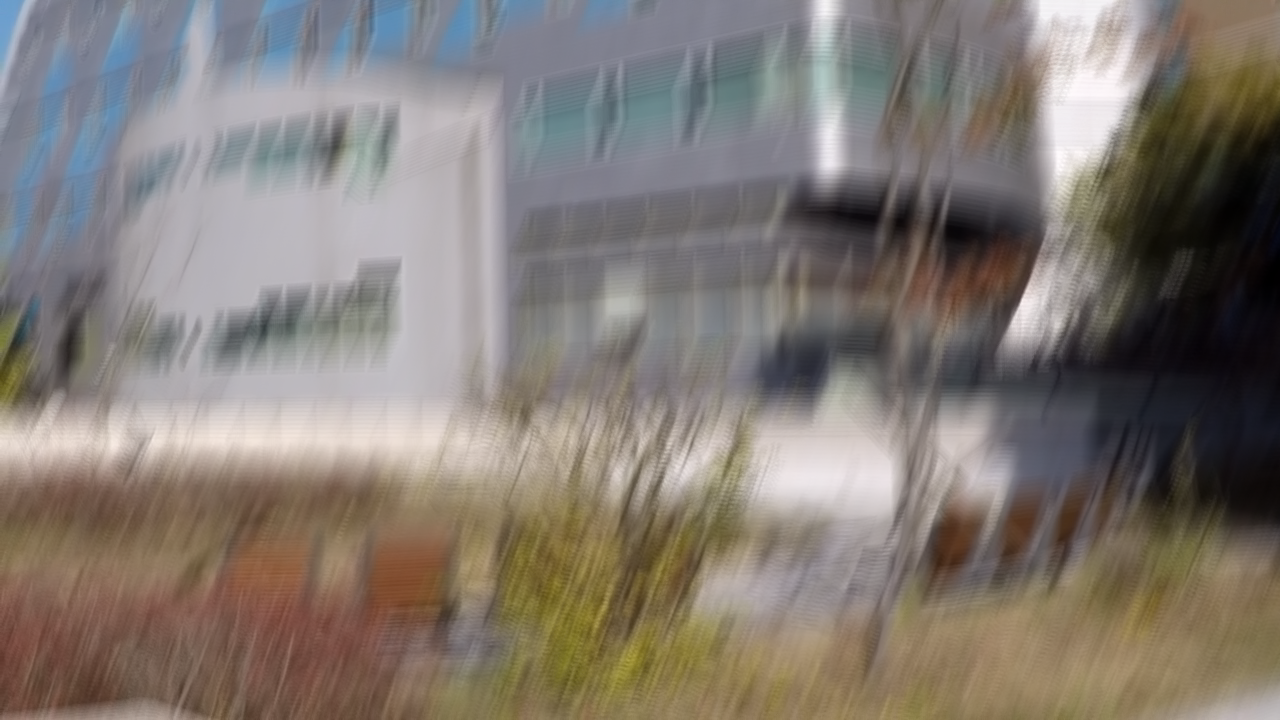
#> input picture examples/gopro/input/GOPR0869_11_00-000034.png, 1280 x 720 px
$ python find_demo_sources.py --source ../examples/gopro/input --query ../examples/gopro/input/GOPR0869_11_00-000034.png
#> lines starting #> are read from the running program, lines starting #| are printed output that depends on the picture; long printed decimals are rounded
"""Find full-resolution source images matching lower-resolution demo frames.

The comparison is deliberately coarse and compression-tolerant: every image is
converted to RGB and reduced to the same small thumbnail before mean-squared
pixel and edge errors are measured. Exact source frames remain strong matches
after GIF quantization or JPEG compression.
"""

import argparse
import heapq
import io
import os

import numpy as np
from PIL import Image


IMAGE_EXTENSIONS = {'.bmp', '.jpeg', '.jpg', '.png', '.ppm', '.tif', '.tiff', '.webp'}


def load_thumbnail(path, size):
#> called with size = (80, 45)
    with Image.open(path) as image:
#> image is the input picture: PIL image 1280x720 RGB; mean R, G, B 129.7, 121.8, 114.7
        image = image.convert('RGB').resize(size, Image.Resampling.LANCZOS)
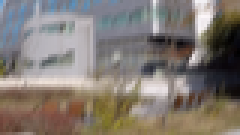
#> image: PIL image 80x45 RGB (shown 3 times larger); mean R, G, B 129.7, 121.7, 114.7
        return np.asarray(image, dtype=np.float32) / 255.0


def thumbnail_from_bytes(data, size):
    with Image.open(io.BytesIO(data)) as image:
        image = image.convert('RGB').resize(size, Image.Resampling.LANCZOS)
        return np.asarray(image, dtype=np.float32) / 255.0


def edge_map(image):
    dx = image[:, 1:] - image[:, :-1]
    dy = image[1:] - image[:-1]
    return dx, dy


def score(candidate, query, query_edges):
    pixel_mse = float(np.mean((candidate - query) ** 2))
    candidate_edges = edge_map(candidate)
    edge_mse = 0.5 * (
        float(np.mean((candidate_edges[0] - query_edges[0]) ** 2))
        + float(np.mean((candidate_edges[1] - query_edges[1]) ** 2))
    )
    return pixel_mse + edge_mse, pixel_mse, edge_mse


def image_paths(root):
    for current_root, _, names in os.walk(root):
        for name in sorted(names):
            if os.path.splitext(name)[1].lower() in IMAGE_EXTENSIONS:
                yield os.path.join(current_root, name)


def candidates(source, size):
    if source.lower().endswith('.lmdb'):
        try:
            import lmdb
        except ImportError as exc:
            raise SystemExit('LMDB input needs `python -m pip install lmdb`') from exc
        env = lmdb.open(source, readonly=True, lock=False, readahead=False,
                        meminit=False)
        try:
            with env.begin(write=False) as transaction:
                for key, data in transaction.cursor():
                    try:
                        thumbnail = thumbnail_from_bytes(data, size)
                    except Exception as exc:
                        print(f'[warn] skipping LMDB key {key!r}: {exc}')
                        continue
                    yield key.decode('utf-8', errors='replace'), thumbnail
        finally:
            env.close()
        return

    for path in image_paths(source):
        try:
            yield path, load_thumbnail(path, size)
        except Exception as exc:
            print(f'[warn] skipping {path}: {exc}')


def main():
    parser = argparse.ArgumentParser()
    parser.add_argument('--source', required=True, help='directory of candidate images')
    parser.add_argument('--query', required=True, nargs='+', help='demo frames to match')
    parser.add_argument('--width', type=int, default=80, help='comparison thumbnail width')
    parser.add_argument('--height', type=int, default=45, help='comparison thumbnail height')
    parser.add_argument('--top', type=int, default=10, help='matches to print per query')
    args = parser.parse_args()

    size = (args.width, args.height)
    queries = {
        path: load_thumbnail(path, size)
        for path in args.query
    }
#> queries = 1 item
    query_edges = {path: edge_map(image) for path, image in queries.items()}
#> query_edges = 1 item
    best = {path: [] for path in queries}
#> best = 1 item

    count = 0
    for path, candidate in candidates(args.source, size):
        count += 1
#> count = 1
        for query_path, query in queries.items():
            values = score(candidate, query, query_edges[query_path])
            item = (-values[0], path, values)
            heap = best[query_path]
            if len(heap) < args.top:
                heapq.heappush(heap, item)
            elif item > heap[0]:
                heapq.heapreplace(heap, item)
#> this loop made 1 pass
#> (pixel_mse in score, edge_mse in score, values) on pass 1: (0, 0, (0, 0, 0))
#> pass 1, in edge_map (call 2), `dx = image[:, 1:] - image[:, :-1]`:
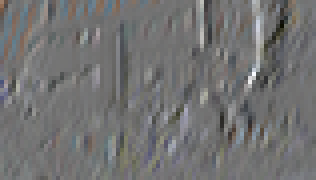
#> dx: shape (45, 79, 3) float32 (shown 4 times larger); mean of channels 0, 1, 2 -0.00325, -0.00325, -0.00345; drawn with min black and max white
#> pass 1, in edge_map (call 2), `dy = image[1:] - image[:-1]`:
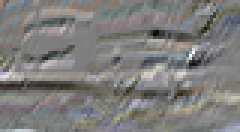
#> dy: shape (44, 80, 3) float32 (shown 3 times larger); mean of channels 0, 1, 2 0.000204, -0.00197, -0.0054; drawn with min black and max white
#> call 3 of load_thumbnail, with size = (80, 45)
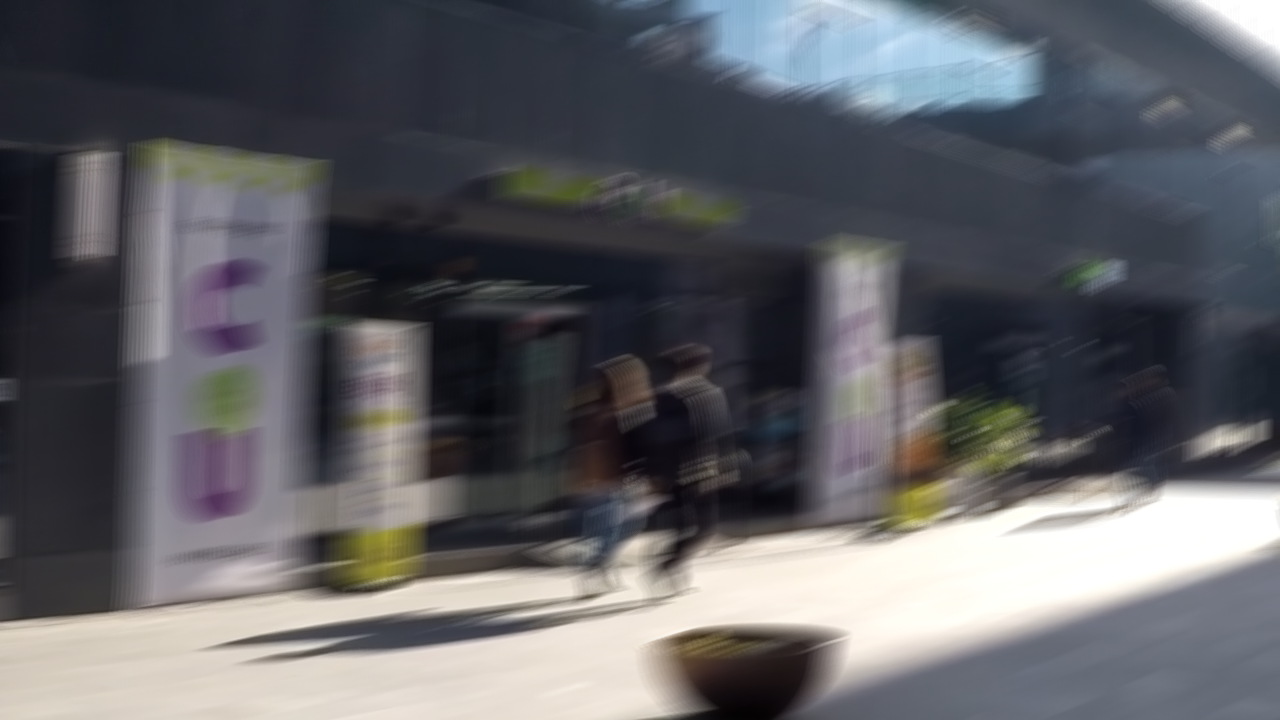
#> input picture examples/gopro/input/GOPR0881_11_01-000210.png, 1280 x 720 px
#> in load_thumbnail, image is the input picture: PIL image 1280x720 RGB; mean R, G, B 96.8, 97.2, 101.4
#> in load_thumbnail (call 3), `image = image.convert('RGB').resize(size, Image.Resampling.LANCZOS)`:
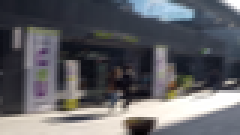
#> image: PIL image 80x45 RGB (shown 3 times larger); mean R, G, B 96.7, 97.2, 101.4

    print(f'compared {count} candidate images')
#| compared 2 candidate images
    for query_path, heap in best.items():
        print(f'\n{query_path}')
        for _, path, values in sorted(heap, reverse=True):
            total, pixel_mse, edge_mse = values
            print(f'  {total:.8f}  pixel={pixel_mse:.8f}  edge={edge_mse:.8f}  {path}')
#> this loop made 1 pass
#| ../examples/gopro/input/GOPR0869_11_00-000034.png
#|   0  pixel=0  edge=0  ../examples/gopro/input/GOPR0869_11_00-000034.png
#|   0.1381  pixel=0.1258  edge=0.0123  ../examples/gopro/input/GOPR0881_11_01-000210.png


if __name__ == '__main__':
    main()
